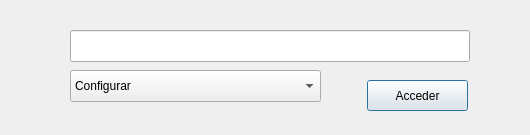
<?xml version="1.0" encoding="UTF-8"?>
<ui version="4.0">
 <class>dAccesoConfigurarTerminal</class>
 <widget class="QDialog" name="dAccesoConfigurarTerminal">
  <property name="geometry">
   <rect>
    <x>0</x>
    <y>0</y>
    <width>530</width>
    <height>135</height>
   </rect>
  </property>
  <property name="minimumSize">
   <size>
    <width>530</width>
    <height>135</height>
   </size>
  </property>
  <property name="maximumSize">
   <size>
    <width>530</width>
    <height>135</height>
   </size>
  </property>
  <property name="windowTitle">
   <string>Acceso para programadores</string>
  </property>
  <property name="windowIcon">
   <iconset>
    <normaloff>../Ticket/Version 1/img/logotipo1.png</normaloff>../Ticket/Version 1/img/logotipo1.png</iconset>
  </property>
  <widget class="QPushButton" name="pushButton_Acceder">
   <property name="geometry">
    <rect>
     <x>367</x>
     <y>80</y>
     <width>101</width>
     <height>31</height>
    </rect>
   </property>
   <property name="text">
    <string>Acceder</string>
   </property>
   <property name="shortcut">
    <string>Return</string>
   </property>
  </widget>
  <widget class="QLineEdit" name="palabraMagica">
   <property name="geometry">
    <rect>
     <x>70</x>
     <y>30</y>
     <width>400</width>
     <height>32</height>
    </rect>
   </property>
   <property name="echoMode">
    <enum>QLineEdit::Password</enum>
   </property>
  </widget>
  <widget class="QComboBox" name="comboBox">
   <property name="geometry">
    <rect>
     <x>70</x>
     <y>70</y>
     <width>251</width>
     <height>32</height>
    </rect>
   </property>
   <property name="locale">
    <locale language="English" country="UnitedStates"/>
   </property>
   <property name="editable">
    <bool>false</bool>
   </property>
   <item>
    <property name="text">
     <string>Configurar</string>
    </property>
   </item>
   <item>
    <property name="text">
     <string>Corte</string>
    </property>
   </item>
  </widget>
 </widget>
 <resources/>
 <connections/>
</ui>
